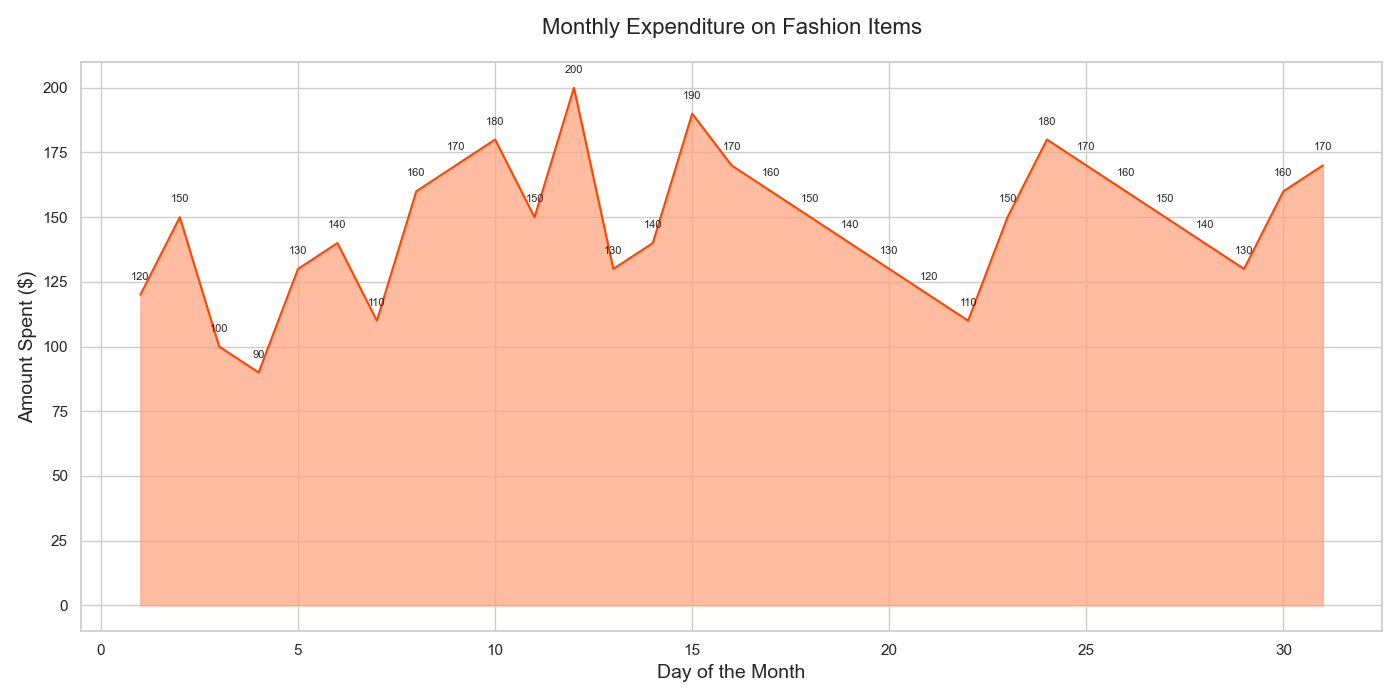

This chart was generated by the following Python code:

import matplotlib.pyplot as plt
import pandas as pd

# Data
data = {
    'Month': [1, 2, 3, 4, 5, 6, 7, 8, 9, 10, 11, 12, 13, 14, 15, 16, 17, 18, 19, 20, 21, 22, 23, 24, 25, 26, 27, 28, 29, 30, 31],
    'Amount_Spent': [120, 150, 100, 90, 130, 140, 110, 160, 170, 180, 150, 200, 130, 140, 190, 170, 160, 150, 140, 130, 120, 110, 150, 180, 170, 160, 150, 140, 130, 160, 170]
}

df = pd.DataFrame(data)

# Plot
plt.figure(figsize=(14, 7))
plt.fill_between(df['Month'], df['Amount_Spent'], color='#FFA07A', alpha=0.7)
plt.plot(df['Month'], df['Amount_Spent'], color='#FF4500')

# Annotations
for i in range(len(df)):
    plt.text(df['Month'][i], df['Amount_Spent'][i] + 5, str(df['Amount_Spent'][i]), ha='center', va='bottom', fontsize=8)

# Title and labels
plt.title('Monthly Expenditure on Fashion Items', fontsize=16, pad=20)
plt.xlabel('Day of the Month', fontsize=14)
plt.ylabel('Amount Spent ($)', fontsize=14)

# Adjust layout to prevent overlap
plt.tight_layout()

# Show plot
plt.show()
